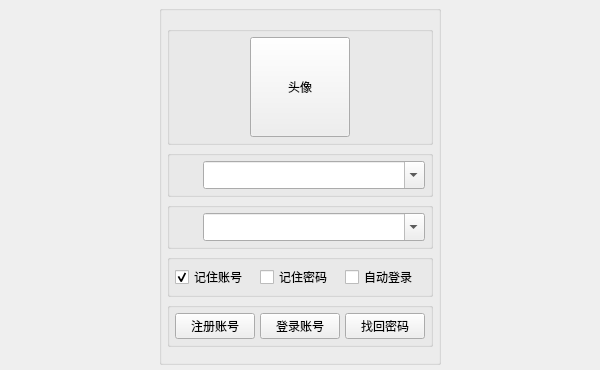
<?xml version="1.0" encoding="UTF-8"?>
<ui version="4.0">
 <class>Login</class>
 <widget class="QDialog" name="Login">
  <property name="geometry">
   <rect>
    <x>0</x>
    <y>0</y>
    <width>600</width>
    <height>370</height>
   </rect>
  </property>
  <property name="sizePolicy">
   <sizepolicy hsizetype="Expanding" vsizetype="Expanding">
    <horstretch>0</horstretch>
    <verstretch>0</verstretch>
   </sizepolicy>
  </property>
  <property name="windowTitle">
   <string>Dialog</string>
  </property>
  <property name="styleSheet">
   <string notr="true"/>
  </property>
  <layout class="QHBoxLayout" name="horizontalLayout_2">
   <property name="spacing">
    <number>5</number>
   </property>
   <property name="leftMargin">
    <number>5</number>
   </property>
   <property name="topMargin">
    <number>5</number>
   </property>
   <property name="rightMargin">
    <number>5</number>
   </property>
   <property name="bottomMargin">
    <number>5</number>
   </property>
   <item>
    <spacer name="S_Horizontal_Left">
     <property name="orientation">
      <enum>Qt::Horizontal</enum>
     </property>
     <property name="sizeHint" stdset="0">
      <size>
       <width>40</width>
       <height>20</height>
      </size>
     </property>
    </spacer>
   </item>
   <item>
    <widget class="QGroupBox" name="GB_Login">
     <property name="sizePolicy">
      <sizepolicy hsizetype="Expanding" vsizetype="Expanding">
       <horstretch>0</horstretch>
       <verstretch>0</verstretch>
      </sizepolicy>
     </property>
     <property name="title">
      <string/>
     </property>
     <layout class="QVBoxLayout" name="verticalLayout_3">
      <property name="spacing">
       <number>5</number>
      </property>
      <property name="leftMargin">
       <number>5</number>
      </property>
      <property name="topMargin">
       <number>5</number>
      </property>
      <property name="rightMargin">
       <number>5</number>
      </property>
      <property name="bottomMargin">
       <number>5</number>
      </property>
      <item>
       <spacer name="S_Vertical_Top">
        <property name="orientation">
         <enum>Qt::Vertical</enum>
        </property>
        <property name="sizeHint" stdset="0">
         <size>
          <width>20</width>
          <height>40</height>
         </size>
        </property>
       </spacer>
      </item>
      <item>
       <widget class="QGroupBox" name="GB_Avatar">
        <property name="sizePolicy">
         <sizepolicy hsizetype="Expanding" vsizetype="Expanding">
          <horstretch>0</horstretch>
          <verstretch>0</verstretch>
         </sizepolicy>
        </property>
        <property name="title">
         <string/>
        </property>
        <property name="alignment">
         <set>Qt::AlignCenter</set>
        </property>
        <layout class="QHBoxLayout" name="horizontalLayout_4">
         <property name="spacing">
          <number>5</number>
         </property>
         <property name="leftMargin">
          <number>5</number>
         </property>
         <property name="topMargin">
          <number>5</number>
         </property>
         <property name="rightMargin">
          <number>5</number>
         </property>
         <property name="bottomMargin">
          <number>5</number>
         </property>
         <item>
          <widget class="QToolButton" name="TB_Avatar">
           <property name="sizePolicy">
            <sizepolicy hsizetype="Fixed" vsizetype="Fixed">
             <horstretch>0</horstretch>
             <verstretch>0</verstretch>
            </sizepolicy>
           </property>
           <property name="minimumSize">
            <size>
             <width>100</width>
             <height>100</height>
            </size>
           </property>
           <property name="maximumSize">
            <size>
             <width>100</width>
             <height>100</height>
            </size>
           </property>
           <property name="text">
            <string>头像</string>
           </property>
           <property name="icon">
            <iconset resource="images.qrc">
             <normaloff>:/images/avatars/QQ.svg</normaloff>:/images/avatars/QQ.svg</iconset>
           </property>
           <property name="iconSize">
            <size>
             <width>100</width>
             <height>100</height>
            </size>
           </property>
           <property name="popupMode">
            <enum>QToolButton::DelayedPopup</enum>
           </property>
          </widget>
         </item>
        </layout>
       </widget>
      </item>
      <item>
       <widget class="QGroupBox" name="GB_Username">
        <property name="sizePolicy">
         <sizepolicy hsizetype="Expanding" vsizetype="Expanding">
          <horstretch>0</horstretch>
          <verstretch>0</verstretch>
         </sizepolicy>
        </property>
        <property name="title">
         <string/>
        </property>
        <layout class="QHBoxLayout" name="horizontalLayout_5">
         <property name="spacing">
          <number>0</number>
         </property>
         <property name="leftMargin">
          <number>5</number>
         </property>
         <property name="topMargin">
          <number>5</number>
         </property>
         <property name="rightMargin">
          <number>5</number>
         </property>
         <property name="bottomMargin">
          <number>5</number>
         </property>
         <item>
          <widget class="QToolButton" name="TB_Username">
           <property name="minimumSize">
            <size>
             <width>28</width>
             <height>28</height>
            </size>
           </property>
           <property name="maximumSize">
            <size>
             <width>28</width>
             <height>28</height>
            </size>
           </property>
           <property name="focusPolicy">
            <enum>Qt::ClickFocus</enum>
           </property>
           <property name="styleSheet">
            <string notr="true">QWidget {
    image: url(&quot;:/images/icons/custom_avatar.png&quot;);
    border: 1px solid transparent;
    padding: 1px;
}
QWidget:hover {
    background-color: rgba(3, 169, 244, 0.2);
    border: 1px solid rgba(3, 169, 244, 0.2);
    padding: 1px;
}
QWidget:pressed {
    border: 1px solid rgba(3, 169, 244, 0.2);
    padding-left: 2px;
    padding-top: 2px;
    padding-right: 0px;
    padding-bottom: 0px;
}</string>
           </property>
           <property name="text">
            <string/>
           </property>
           <property name="iconSize">
            <size>
             <width>24</width>
             <height>24</height>
            </size>
           </property>
           <property name="autoRaise">
            <bool>true</bool>
           </property>
          </widget>
         </item>
         <item>
          <widget class="ComboBox" name="CB_Username">
           <property name="sizePolicy">
            <sizepolicy hsizetype="Expanding" vsizetype="Fixed">
             <horstretch>0</horstretch>
             <verstretch>0</verstretch>
            </sizepolicy>
           </property>
           <property name="minimumSize">
            <size>
             <width>0</width>
             <height>28</height>
            </size>
           </property>
           <property name="editable">
            <bool>true</bool>
           </property>
           <property name="insertPolicy">
            <enum>QComboBox::InsertAtTop</enum>
           </property>
          </widget>
         </item>
        </layout>
       </widget>
      </item>
      <item>
       <widget class="QGroupBox" name="GB_Password">
        <property name="sizePolicy">
         <sizepolicy hsizetype="Expanding" vsizetype="Expanding">
          <horstretch>0</horstretch>
          <verstretch>0</verstretch>
         </sizepolicy>
        </property>
        <property name="title">
         <string/>
        </property>
        <layout class="QHBoxLayout" name="horizontalLayout_6">
         <property name="spacing">
          <number>0</number>
         </property>
         <property name="leftMargin">
          <number>5</number>
         </property>
         <property name="topMargin">
          <number>5</number>
         </property>
         <property name="rightMargin">
          <number>5</number>
         </property>
         <property name="bottomMargin">
          <number>5</number>
         </property>
         <item>
          <widget class="QToolButton" name="TB_Password">
           <property name="minimumSize">
            <size>
             <width>28</width>
             <height>28</height>
            </size>
           </property>
           <property name="maximumSize">
            <size>
             <width>28</width>
             <height>28</height>
            </size>
           </property>
           <property name="focusPolicy">
            <enum>Qt::ClickFocus</enum>
           </property>
           <property name="styleSheet">
            <string notr="true">QWidget {
    image: url(&quot;:/images/icons/custom_lock.png&quot;);
    border: 1px solid transparent;
    padding: 1px;
}
QWidget:hover {
    background-color: rgba(3, 169, 244, 0.2);
    border: 1px solid rgba(3, 169, 244, 0.2);
    padding: 1px;
}
QWidget:pressed {
    border: 1px solid rgba(3, 169, 244, 0.2);
    padding-left: 2px;
    padding-top: 2px;
    padding-right: 0px;
    padding-bottom: 0px;
}</string>
           </property>
           <property name="text">
            <string/>
           </property>
           <property name="iconSize">
            <size>
             <width>24</width>
             <height>24</height>
            </size>
           </property>
           <property name="autoRaise">
            <bool>true</bool>
           </property>
          </widget>
         </item>
         <item>
          <widget class="ComboBox" name="CB_Password">
           <property name="sizePolicy">
            <sizepolicy hsizetype="Expanding" vsizetype="Fixed">
             <horstretch>0</horstretch>
             <verstretch>0</verstretch>
            </sizepolicy>
           </property>
           <property name="minimumSize">
            <size>
             <width>0</width>
             <height>28</height>
            </size>
           </property>
           <property name="inputMethodHints">
            <set>Qt::ImhNone</set>
           </property>
           <property name="editable">
            <bool>true</bool>
           </property>
           <property name="insertPolicy">
            <enum>QComboBox::InsertAtTop</enum>
           </property>
           <property name="frame">
            <bool>true</bool>
           </property>
          </widget>
         </item>
        </layout>
       </widget>
      </item>
      <item>
       <widget class="QGroupBox" name="GB_Option">
        <property name="sizePolicy">
         <sizepolicy hsizetype="Expanding" vsizetype="Expanding">
          <horstretch>0</horstretch>
          <verstretch>0</verstretch>
         </sizepolicy>
        </property>
        <property name="title">
         <string/>
        </property>
        <layout class="QHBoxLayout" name="horizontalLayout">
         <property name="spacing">
          <number>5</number>
         </property>
         <property name="leftMargin">
          <number>5</number>
         </property>
         <property name="topMargin">
          <number>5</number>
         </property>
         <property name="rightMargin">
          <number>5</number>
         </property>
         <property name="bottomMargin">
          <number>5</number>
         </property>
         <item>
          <widget class="QCheckBox" name="CB_Username_Checked">
           <property name="sizePolicy">
            <sizepolicy hsizetype="Preferred" vsizetype="Preferred">
             <horstretch>0</horstretch>
             <verstretch>0</verstretch>
            </sizepolicy>
           </property>
           <property name="focusPolicy">
            <enum>Qt::ClickFocus</enum>
           </property>
           <property name="text">
            <string>记住账号</string>
           </property>
           <property name="checked">
            <bool>true</bool>
           </property>
          </widget>
         </item>
         <item>
          <widget class="QCheckBox" name="CB_Password_Checked">
           <property name="sizePolicy">
            <sizepolicy hsizetype="Preferred" vsizetype="Preferred">
             <horstretch>0</horstretch>
             <verstretch>0</verstretch>
            </sizepolicy>
           </property>
           <property name="minimumSize">
            <size>
             <width>0</width>
             <height>24</height>
            </size>
           </property>
           <property name="focusPolicy">
            <enum>Qt::ClickFocus</enum>
           </property>
           <property name="text">
            <string>记住密码</string>
           </property>
          </widget>
         </item>
         <item>
          <widget class="QCheckBox" name="CB_Automate_Checked">
           <property name="sizePolicy">
            <sizepolicy hsizetype="Preferred" vsizetype="Preferred">
             <horstretch>0</horstretch>
             <verstretch>0</verstretch>
            </sizepolicy>
           </property>
           <property name="focusPolicy">
            <enum>Qt::ClickFocus</enum>
           </property>
           <property name="text">
            <string>自动登录</string>
           </property>
          </widget>
         </item>
        </layout>
       </widget>
      </item>
      <item>
       <widget class="QGroupBox" name="GB_Action">
        <property name="sizePolicy">
         <sizepolicy hsizetype="Expanding" vsizetype="Expanding">
          <horstretch>0</horstretch>
          <verstretch>0</verstretch>
         </sizepolicy>
        </property>
        <property name="title">
         <string/>
        </property>
        <layout class="QHBoxLayout" name="horizontalLayout_3">
         <property name="spacing">
          <number>5</number>
         </property>
         <property name="leftMargin">
          <number>5</number>
         </property>
         <property name="topMargin">
          <number>5</number>
         </property>
         <property name="rightMargin">
          <number>5</number>
         </property>
         <property name="bottomMargin">
          <number>5</number>
         </property>
         <item>
          <widget class="QPushButton" name="PB_Sign_Up">
           <property name="sizePolicy">
            <sizepolicy hsizetype="Expanding" vsizetype="Fixed">
             <horstretch>0</horstretch>
             <verstretch>0</verstretch>
            </sizepolicy>
           </property>
           <property name="focusPolicy">
            <enum>Qt::ClickFocus</enum>
           </property>
           <property name="text">
            <string>注册账号</string>
           </property>
           <property name="autoDefault">
            <bool>false</bool>
           </property>
          </widget>
         </item>
         <item>
          <widget class="QPushButton" name="PB_Sign_In">
           <property name="sizePolicy">
            <sizepolicy hsizetype="Expanding" vsizetype="Fixed">
             <horstretch>0</horstretch>
             <verstretch>0</verstretch>
            </sizepolicy>
           </property>
           <property name="text">
            <string>登录账号</string>
           </property>
           <property name="autoDefault">
            <bool>false</bool>
           </property>
           <property name="default">
            <bool>false</bool>
           </property>
          </widget>
         </item>
         <item>
          <widget class="QPushButton" name="PB_Retrieve">
           <property name="sizePolicy">
            <sizepolicy hsizetype="Expanding" vsizetype="Fixed">
             <horstretch>0</horstretch>
             <verstretch>0</verstretch>
            </sizepolicy>
           </property>
           <property name="focusPolicy">
            <enum>Qt::ClickFocus</enum>
           </property>
           <property name="text">
            <string>找回密码</string>
           </property>
           <property name="autoDefault">
            <bool>false</bool>
           </property>
          </widget>
         </item>
        </layout>
       </widget>
      </item>
      <item>
       <spacer name="S_Vertical_Bottom">
        <property name="orientation">
         <enum>Qt::Vertical</enum>
        </property>
        <property name="sizeHint" stdset="0">
         <size>
          <width>20</width>
          <height>40</height>
         </size>
        </property>
       </spacer>
      </item>
     </layout>
    </widget>
   </item>
   <item>
    <spacer name="S_Horizontal_Right">
     <property name="orientation">
      <enum>Qt::Horizontal</enum>
     </property>
     <property name="sizeHint" stdset="0">
      <size>
       <width>40</width>
       <height>20</height>
      </size>
     </property>
    </spacer>
   </item>
  </layout>
 </widget>
 <customwidgets>
  <customwidget>
   <class>ComboBox</class>
   <extends>QComboBox</extends>
   <header>Custom.h</header>
  </customwidget>
 </customwidgets>
 <tabstops>
  <tabstop>TB_Avatar</tabstop>
  <tabstop>CB_Username</tabstop>
  <tabstop>CB_Password</tabstop>
  <tabstop>PB_Sign_In</tabstop>
 </tabstops>
 <resources>
  <include location="images.qrc"/>
 </resources>
 <connections/>
</ui>
